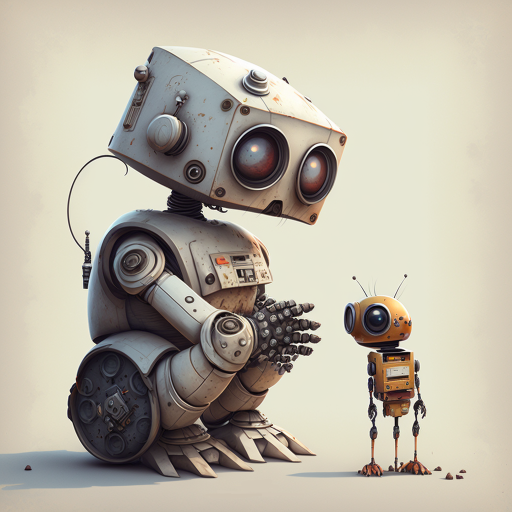
#> input picture bot.png, 1024 x 1024 px (shown at 1/2 size)
$ jupyter execute --allow-errors ch10-special-bases.ipynb
#> lines starting #> are read from the running program, lines starting #| are printed output that depends on the picture
# Chapter 10 - Special Bases

## Computational Problem 10.2.1
Find closest vector whose representation in a given basis is sparse

### Lemma 10.2.2
Let Q be a column-orthogonal matrix. Multiplication of vectors by Q preserves inner-products: For any vectors u and v,

    ⟨Qu, Qv⟩ = ⟨u, v⟩

For any column-orthogonal matrix Q and vector u, ||Qu|| = ||u||.

Find a vector in $\hat{b}$ is equivalent of finding representation

    Qx = b
    Qx˜=b˜
    ∥Qx, Qx˜∥=∥b, b˜∥

## Wavelets
Define the basis using the largest n-dimension Vₙ; basis for downsampled pixels Vₖ could be constructed by pairing V₍ₖ₋₁₎

The wavelet space is defined as:
$V_{2k} = V_{k} \oplus W_{k}$

The original space could be decomposed as The Haar basis:
$V_{2^n} = V_{1} \oplus W_{1} \oplus W_{2} \oplus \dots W_{2^{n-1}}$

[cell 1]
# Demo of naive k-sparse transformation
import numpy as np
import matplotlib.pyplot as plt
from PIL import Image

img = Image.open('bot.png')
#> img is the input picture: PIL image 1024x1024 RGBA; mean R, G, B, A 182.9, 176.5, 162.4, 255
new_size = (img.size[0] // 2, img.size[1] // 2)
#> new_size = (512, 512)
img = img.resize(new_size)
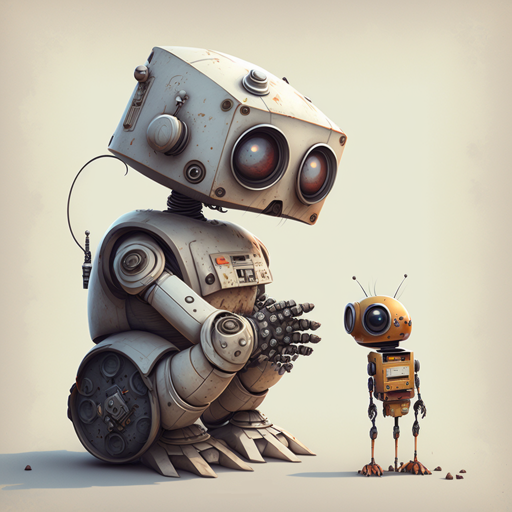
#> img: PIL image 512x512 RGBA; mean R, G, B, A 182.9, 176.5, 162.4, 255
img_arr = np.array(img)

def rgba_weight(rgba):
    value = 0.0  # force cast to float
    return (value + rgba[0] + rgba[1] + rgba[2]) * (rgba[3]/255.0)

def naive_k_sparse(img_arr, k):
    """Convert the img_arr to k-sparse matrix in place"""
    flat_img = img_arr.reshape(-1, 4)

    # compute the importances of each element in the matrix
    importances = np.apply_along_axis(rgba_weight, axis=1, arr=cp)

    # use argpartition to get the indices of the k largest importances
    indices = np.argsort(importances)
    mask = importances < importances[indices[-k]]
    flat_img[mask] = [0, 0, 0, 255]

    new_img = flat_img.reshape(*new_size, -1)
    return new_img

plt.imshow(img_arr)
plt.show()

k = 256 * 256 - 1
# k = 512 * 512 - 1
#> (the rest of this cell did not finish here and is left out)


# As expected it doesn't work well, a lot values are dropped to zero
plt.imshow(new_img)
plt.show()

[cell 2]
# Next step, change basis in which the image would be k-sparse
# Enters wavelet
# 10.9.1
def forward_no_normalization(v):
   assert len(v) & (len(v) - 1) == 0  # v must be a power of 2
   D = {}
   while len(v) > 1:
      k = len(v)
      # ... downsampled 1-d image of size k//2 from v ...
      vnew = [(v[i] + v[i+1])/2 for i in range(0, k, 2)]
      # ... compute unnormalized coefficients of basis for W(k/2) ...
      w = [(v[i] - v[i+1]) for i in range(0, k, 2)]
      D.update({(k//2, i): w[i] for i in range(0, k//2)})
      v = vnew

   # v is a 1-element list
   D[(0, 0)] = v[0]  # store the last coefficient
   return D

examples= [
    [1, 2, 3, 4],
    [4,5,3,7,4,5,2,3,9,7,3,5,0,0,0,0],
    [1, 1, 2, 2],
    [0, 1, 1, 1, -1, 1, 0, 1, 100, 101, 102, 100, 101, 100, 90, 100]
]
#> (the rest of this cell did not finish here and is left out)

[cell 3]
# Task 10.9.2
import math
def normalize_coefficients(n, D):
    return {d: D[d] * math.sqrt(n / (4 * d[0])) if d[0] != 0
            else D[d] * math.sqrt(n)
            for d in D}

for v in examples:
    display(normalize_coefficients(len(v),
        forward_no_normalization(v)))

[cell 4]
def forward(v):
    return normalize_coefficients(
        len(v), forward_no_normalization(v))

for v in examples:
    print(forward(v))

[cell 5]
def suppress(D, threshold):
    return {d: 0 if abs(D[d]) < threshold else D[d] for d in D}

for v in examples:
    print(suppress(forward(v), 1))

[cell 6]
def sparsity(D):
    return len([D[d] for d in D if D[d] != 0]) / len(D)

for v in examples:
    print(
        sparsity(forward(v)),
        sparsity(suppress(forward(v), 1)))

[cell 7]
def unnormalize_coefficients(n, D):
    return {d: D[d] / math.sqrt(n / (4 * d[0])) if d[0] != 0
            else D[d] / math.sqrt(n)
            for d in D}

[cell 8]
import itertools
def interleave(a, b):
    return list(itertools.chain.from_iterable(
        itertools.zip_longest(a, b, fillvalue=None)))

def backward_no_normalization(D):
    n = len(D)
    v = [D[(0, 0)]]
    while len(v) < n:
        k = 2 * len(v)
        v_k = [vi*2 for vi in v]
        w_k = [D[d] for d in D if d[0] == k//2]
        assert len(v_k) == len(w_k)
        # NOTE: v_k = (x + y), w_k = (x - y)
        v = interleave([(v_k[i] + w_k[i])/2 for i in range(len(v_k))],
                        [(v_k[i] - w_k[i])/2 for i in range(len(v_k))])

    return v

for v in examples[:]:
    assert (backward_no_normalization(forward_no_normalization(v))) == v

[cell 9]
def backward(D):
    return backward_no_normalization(
        unnormalize_coefficients(len(D), D)
    )

for v in examples[:]:
    assert (backward(forward(v))) == v

[cell 10]
# Now in 2d image space
def dictlist_helper(dlist, k):
    return [d[k] for d in dlist]

def forward2d(listlist):
    D_list = [forward(l) for l in listlist]
    assert all([D_list[i].keys() == D_list[0].keys()
                for i in range(len(D_list))])
    cols = {k: dictlist_helper(D_list, k) for k in D_list[0]}
    forwarded_cols = {k: forward(cols[k]) for k in cols}
    return forwarded_cols

[
    forward([1, 2, 3, 4]),
    forward([2, 3, 4, 3]),
    forward2d([[1, 2, 3, 4]]),
    forward2d([[1, 2, 3, 4], [2, 3, 4, 3]]),
]

[cell 11]
# [24 lines left out: functions suppress2d, allpixels, allpixels_map, sparsity2d, not called in this run]

[cell 12]
def listdict2dict(L_dict, i):
    return {k: L_dict[k][i] for k in L_dict}

def listdict2dictlist(listdict):
    k_0 = list(listdict.keys())[0]
    len_col = len(listdict[k_0])
    return [{k: listdict[k][i] for k in listdict} for i in range(len_col)]

d = {(0, 0): [1, 2, 3, 4], (1, 0): [2, 3, 4, 3]}
listdict2dictlist(d)

[cell 13]
def backward2d(D):
    backward_cols = {d: backward(D[d]) for d in D}
    # print("D:", D)
    # print("cols: ", backward_cols)
    # print("list_cols: ", listdict2dictlist(backward_cols))
    return [backward(r) for r in
            listdict2dictlist(backward_cols)]

examples = [
    [[1, 2, 3, 4]],
    [[1, 2, 3, 4], [2, 3, 4, 3]],

]
for m in examples:
    display(backward2d(forward2d(m)))


$ run again, with zebra.png copied over bot.png
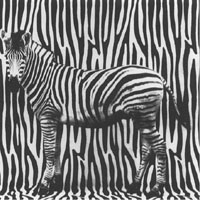
#> input picture zebra.png, 200 x 200 px
#> img is the input picture: PIL image 200x200 RGBA; mean R, G, B, A 121.5, 121.5, 121.5, 255
#> `img = img.resize(new_size)`:
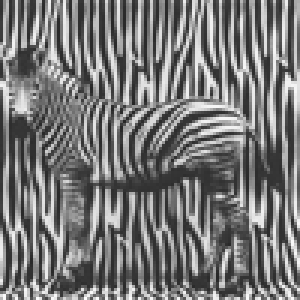
#> img: PIL image 100x100 RGBA (shown 3 times larger); mean R, G, B, A 121.5, 121.5, 121.5, 255
